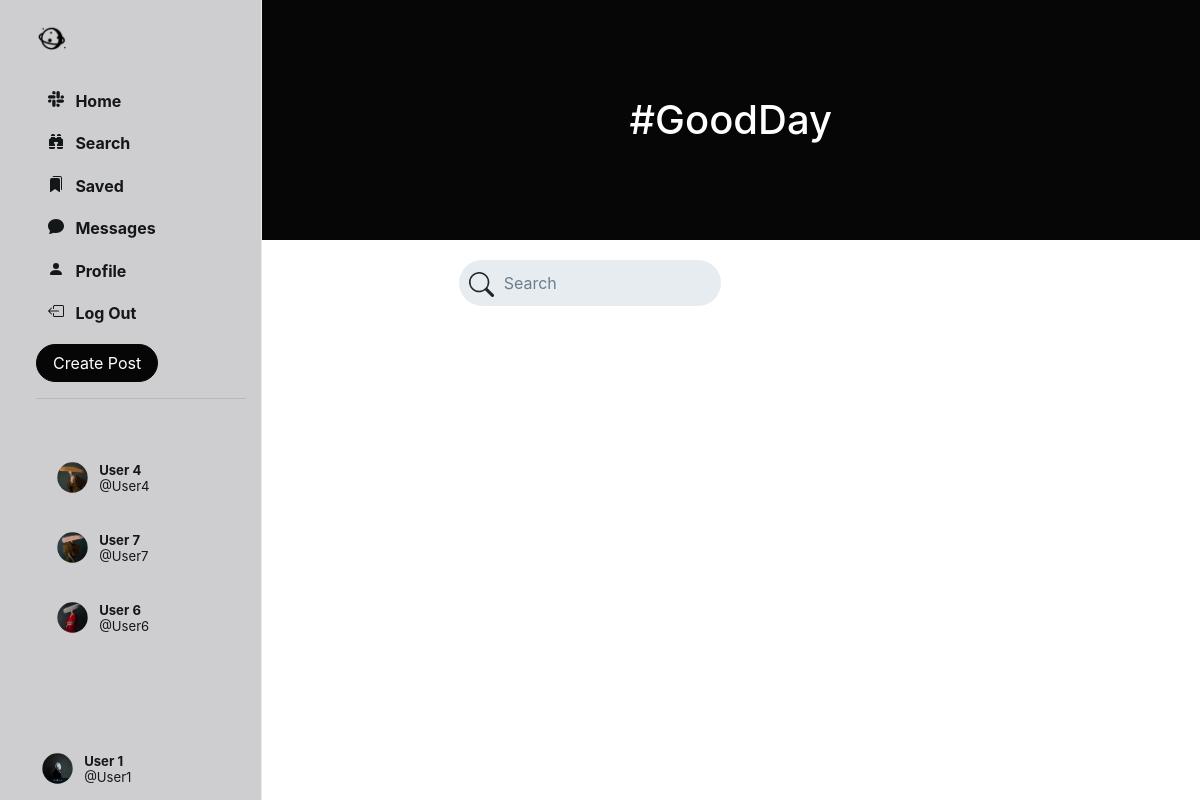
Page /search/ (signed in) on the committed database.
### Network/models.py (models this page shows, shortened)
class User(AbstractUser):
    profile_pic = models.ImageField(upload_to='profile_pic/')
    bio = models.TextField(max_length=160, blank=True, null=True)
    cover = models.ImageField(upload_to='covers/', blank=True)
    follows = models.ManyToManyField("self", related_name="followed_by", symmetrical=False, blank=True)
    def get_suggested_followers(self):
        followed_users = self.follows.all()
        suggested_users = User.objects.exclude(id=self.id).exclude(id__in=followed_users).filter(
            followed_by__in=followed_users)
        suggested_users = suggested_users.annotate(num_my_followers=Count('followed_by__follows')).order_by(
            '-num_my_followers')[:5]
        return suggested_users

### Network/views.py (the view, shortened to what this page needs)
# urls.py: path('search/', views.search, name='search'),
@login_required(login_url='login/')
def search(request):
    user = User.objects.get(id=request.user.id)
    suggestions = user.get_suggested_followers()
    query = request.GET.get('query', '')
    return render(request=request, template_name='search.html', context={
        'suggestions': suggestions
    })

### Network/templates/search.html (shortened to what this page needs)
{% extends 'index.html' %}
{% load static %}
{% block search %}
    <header class="py-5" id="home-header">
        <div class="container px-4 px-lg-5 my-5">
            <div class="text-center text-white">
                <h1 class="display-5 fw-bolder">#GoodDay</h1>
            </div>
        </div>
    </header>
    <div class="main-div-content" id="home-main-div-content">
        <div class="content-wrapper">
            <div class="left-div">
                <nav class="head">
                    <form action="{% url 'search' %}" method="GET">
                        <div class="search-div">
                            <div>
                            </div>
                            <input type="text" name="query" id="search-box"
                                   placeholder="Search">
                        </div>
                    </form>
                </nav>
            </div>
        </div>
    </div>
{% endblock %}

### Network/templates/sidenav.html (shortened to what this page needs)
{% load static %}
<div class="sidenav">
    <a href="{% url 'home' %}" class="navbar-brand">
        <img src="{% static 'images/logo_icon.png' %}" height="31px">
    </a>
    <div style="height: 100%;">
        <div>
            <div>
                <ul>
                    <li class="nav-item" id="all_posts">
                        <a href="{% url 'home' %}" class="nav-link">
                            <div>
                                &nbsp;&nbsp;Home
                            </div>
                        </a>
                    </li>
                    <li class="nav-item" id="library">
                        <a href="{% url 'search' %}" class="nav-link">
                            <div>
                                &nbsp;&nbsp;Search
                            </div>
                        </a>
                    </li>
                    <li class="nav-item" id="library">
                        <a href="{% url 'saved' %}" class="nav-link">
                            <div>
                                &nbsp;&nbsp;Saved
                            </div>
                        </a>
                    </li>
                    <li class="nav-item" id="profile">
                        <a href="{% url 'chats' %}" class="nav-link">
                            <div>
                                &nbsp;&nbsp;Messages
                            </div>
                        </a>
                    </li>
                    <li class="nav-item" id="profile">
                        <a href="{% url 'profile' user.username %}" class="nav-link">
                            <div>
                                <svg xmlns="http://www.w3.org/2000/svg" width="16" height="16" fill="currentColor"
                                     class="bi bi-person-fill" viewBox="0 0 16 16">
                                    <path d="M3 14s-1 0-1-1 1-4 6-4 6 3 6 4-1 1-1 1H3Zm5-6a3 3 0 1 0 0-6 3 3 0 0 0 0 6Z"/>
                                </svg>
                                &nbsp;&nbsp;Profile
                            </div>
                        </a>
                    </li>
                    <li class="nav-item" id="logout">
                        <a href="{% url 'logout' %}" class="nav-link">
                            <div>
                                &nbsp;&nbsp;Log Out
                            </div>
                        </a>
                    </li>
                </ul>
            </div>
        </div>
        <button id="popup-btn" class="btn btn-success new-post-btn" data-toggle="modal" data-target="#createPostModal">
            Create Post
        </button>
        <br>
        <hr>
        <br>
        <div class="suggestion">
            {% for suggestion in suggestions %}
                <li class="suggestion-item suggestion-user" id="s-box">
                    <a href="{% url 'profile' suggestion.username %}" class="nav-link">
                        <div class="user_account">
                            <div class="small-profilepic"
                                 style="float: left; background-image: url({{ suggestion.profile_pic.url }});"></div>
                            <div style="height: 2.7vw; margin: auto;">
                                <div style="margin-top: 4px;">
                                    <strong>{{ suggestion.first_name }} {{ suggestion.last_name }}</strong>
                                </div>
                                <div class="grey" style="margin-top: 4px;">
                                    @{{ suggestion.username }}</div>
                            </div>
                        </div>
                    </a>
                </li>
            {% endfor %}
        </div>
        <div style="position: absolute; bottom: 10px;">
            <li class="nav-item sidenav-user">
                <a href="{% url 'profile' user.username %}" class="nav-link">
                    <div class="user_account">
                        <div class="small-profilepic"
                             style="float: left; background-image: url({{ user.profile_pic.url }});"></div>
                        <div style="height: 2.7vw; margin: auto;">
                            <div style="margin-top: 4px;">
                                <strong>{{ user.first_name }} {{ user.last_name }}</strong></div>
                            <div class="grey" style="margin-top: 4px;">@{{ user.username }}</div>
                        </div>
                    </div>
                </a>
            </li>
        </div>
    </div>
</div>

### Network/static/css/style.css (style rules this page uses)
.btn { border-radius: 20px; padding: 0.32rem 1rem 0.375rem 1rem; }
.btn, .btn:focus, .btn:active { box-shadow: none !important; -webkit-box-shadow: none !important; }
#popup-btn { background-color: #060606; border-color: #060606; }
svg { vertical-align: text-top; }
.sidenav { height: 100%; width: 21.8%; position: fixed; top: 0; left: 0; list-style: none; border-right: .5px solid #e6ecf0; z-index: 100; padding: 15px 15px 15px 3%; background-color: rgba(62, 57, 65, 0.25); }
.sidenav ul { list-style: none; padding-left: 0px; margin-top: 3vh; }
.sidenav li { margin-top: 7px; }
.sidenav .nav-link { color: #14171a; line-height: .7em; font-weight: 700; padding: 0px; }
.sidenav .nav-link > div { padding: 10px 20px 8px 12px; border-radius: 25px; line-height: 0.9em; width: max-content; }
.user_account { display: flex; font-size: .82rem; font-weight: normal; padding-top: 3px !important; padding-bottom: 3px !important; padding-left: 3px !important; }
.user_account .small-profilepic { transform: scale(.82); margin-left: auto; margin-top: auto; }
.small-profilepic { width: 3.1vw; height: 3.1vw; border-radius: 9999px; overflow: hidden; margin-right: 8px; background-size: cover; background-repeat: no-repeat; background-position: center; box-sizing: content-box; }
.search-div { margin-left: auto; margin-right: auto; margin-top: 20px; display: flex; border-radius: 25px; background-color: #e6ecf0; padding-left: 10px; padding-right: 10px; vertical-align: middle; width: 40%; }
#search-box { height: 5.7vh; border: none; background: none; outline: none; width: 100%; margin-left: 8px; }
#search-box::placeholder { color: #6d7e8c; }
.bi-search { margin-top: 10px; height: 25px; width: 25px; }
.suggestion-user { display: flex; padding: 10px 15px; font-size: .9em; border: 20px; }
.suggestion-user a { color: black; text-decoration: none; }
#home-header { background-color: #060606; }
#home-main-div-content { display: flex; flex-direction: column; }
#home-header { width: 100%; }
.content-wrapper { display: flex; justify-content: space-between; align-items: flex-start; width: 100%; }
.left-div { width: 70%; }
#s-box { border-radius: 20px; }

### rows in the picture
User: profile_pic (picture), first_name "User", last_name "4", username "User4"
User: profile_pic (picture), first_name "User", last_name "7", username "User7"
User: profile_pic (picture), first_name "User", last_name "6", username "User6"
User: profile_pic (picture), first_name "User", last_name "1", username "User1"
